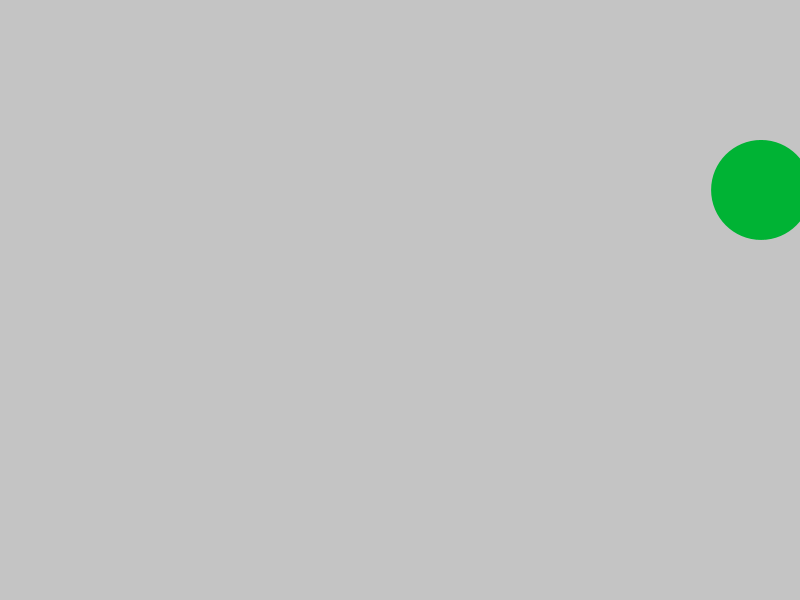
Frame 1 (no input)
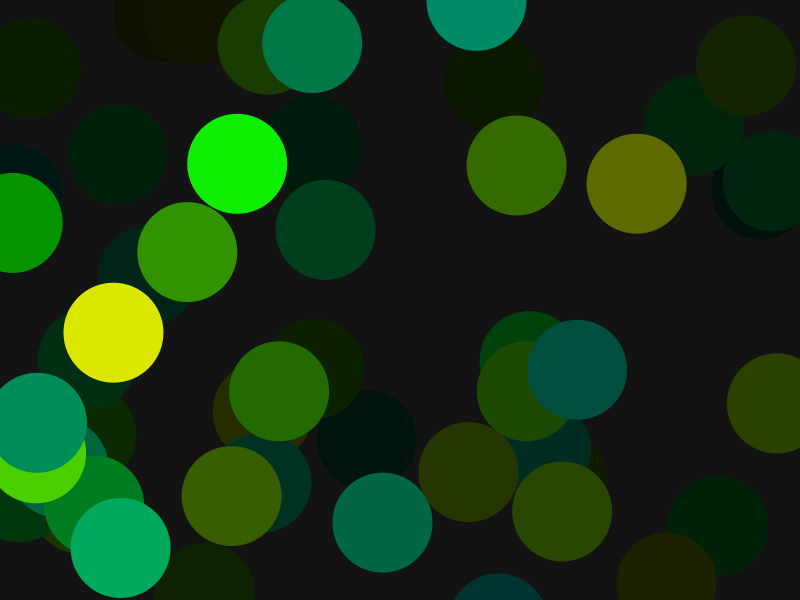
Frame 60 (the mouse pressed at the canvas centre just before this capture)
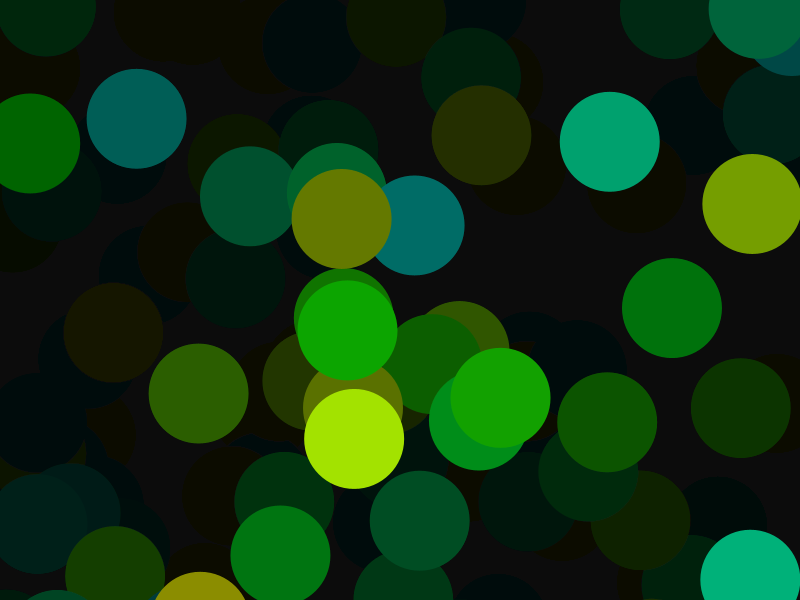
Frame 120 (the mouse held since frame 60 and released just before this capture)

The Processing sketch that drew these frames (run headless with seeded random() and noise(); from frame 60 on, the mouse is pressed at the canvas centre):

// Processing sketch: sketch_220825a
// ── sketch_220825a.pde
int _screenX = 0;
int _screenY = 0;

void setup()
{
//println(_screenX); 
size(800,600);
_screenX =800;
_screenY =600;
//println(_screenX);
}

void draw()
{
  noStroke();
  fill(color(0,0,0,10));
  rect(0,0,_screenX,_screenY);
  
  //fill(color(random(250),random(250),random(250)));
  
  colorMode(HSB, 360, 100, 100);
  float hue = random(60,180);
  float sat = random(100,100);
  float bright = random(60,100);
  color randomColor = color (hue,sat,bright);
  fill(randomColor);
  
  
  circle(random(_screenX),random(_screenX),100);
}
